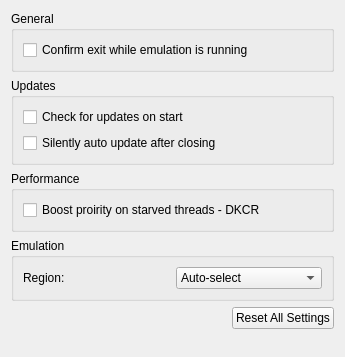
<?xml version="1.0" encoding="UTF-8"?>
<ui version="4.0">
 <class>ConfigureGeneral</class>
 <widget class="QWidget" name="ConfigureGeneral">
  <property name="geometry">
   <rect>
    <x>0</x>
    <y>0</y>
    <width>345</width>
    <height>357</height>
   </rect>
  </property>
  <property name="windowTitle">
   <string>Form</string>
  </property>
  <layout class="QHBoxLayout" name="horizontalLayout">
   <item>
    <layout class="QVBoxLayout" name="verticalLayout">
     <item>
      <widget class="QGroupBox" name="groupBox">
       <property name="title">
        <string>General</string>
       </property>
       <layout class="QVBoxLayout" name="verticalLayout_5">
        <item>
         <widget class="QCheckBox" name="toggle_check_exit">
          <property name="text">
           <string>Confirm exit while emulation is running</string>
          </property>
         </widget>
        </item>
       </layout>
      </widget>
     </item>
     <item>
      <widget class="QGroupBox" name="updateBox">
       <property name="title">
        <string>Updates</string>
       </property>
       <layout class="QVBoxLayout" name="verticalLayout_4">
        <item>
         <widget class="QCheckBox" name="toggle_update_check">
          <property name="text">
           <string>Check for updates on start</string>
          </property>
         </widget>
        </item>
        <item>
         <widget class="QCheckBox" name="toggle_auto_update">
          <property name="text">
           <string>Silently auto update after closing</string>
          </property>
         </widget>
        </item>
       </layout>
      </widget>
     </item>
      <item>
        <widget class="QGroupBox" name="groupBox_2">
          <property name="title">
            <string>Performance</string>
          </property>
          <layout class="QHBoxLayout" name="horizontalLayout_7">
            <item>
              <layout class="QVBoxLayout" name="verticalLayout_5">
                <item>
                  <widget class="QCheckBox" name="toggle_use_priority_boost">
                    <property name="text">
                      <string>Boost proirity on starved threads - DKCR</string>
                    </property>
                  </widget>
                </item>
              </layout>
            </item>
          </layout>
        </widget>
      </item>
     <item>
      <widget class="QGroupBox" name="groupBox_4">
       <property name="title">
        <string>Emulation</string>
       </property>
       <layout class="QGridLayout" name="gridLayout">
        <item row="0" column="0">
         <widget class="QLabel" name="label">
          <property name="text">
           <string>Region:</string>
          </property>
         </widget>
        </item>
        <item row="0" column="1">
         <widget class="QComboBox" name="region_combobox">
          <item>
           <property name="text">
            <string>Auto-select</string>
           </property>
          </item>
          <item>
           <property name="text">
            <string notr="true">JPN</string>
           </property>
          </item>
          <item>
           <property name="text">
            <string notr="true">USA</string>
           </property>
          </item>
          <item>
           <property name="text">
            <string notr="true">EUR</string>
           </property>
          </item>
          <item>
           <property name="text">
            <string notr="true">AUS</string>
           </property>
          </item>
          <item>
           <property name="text">
            <string notr="true">CHN</string>
           </property>
          </item>
          <item>
           <property name="text">
            <string notr="true">KOR</string>
           </property>
          </item>
          <item>
           <property name="text">
            <string notr="true">TWN</string>
           </property>
          </item>
         </widget>
        </item>
       </layout>
      </widget>
     </item>
     <item alignment="Qt::AlignRight">
      <widget class="QPushButton" name="button_reset_defaults">
       <property name="text">
        <string>Reset All Settings</string>
       </property>
      </widget>
     </item>
     <item>
      <spacer name="verticalSpacer">
       <property name="orientation">
        <enum>Qt::Vertical</enum>
       </property>
       <property name="sizeHint" stdset="0">
        <size>
         <width>20</width>
         <height>40</height>
        </size>
       </property>
      </spacer>
     </item>
    </layout>
   </item>
  </layout>
 </widget>
 <resources/>
 <connections/>
</ui>
